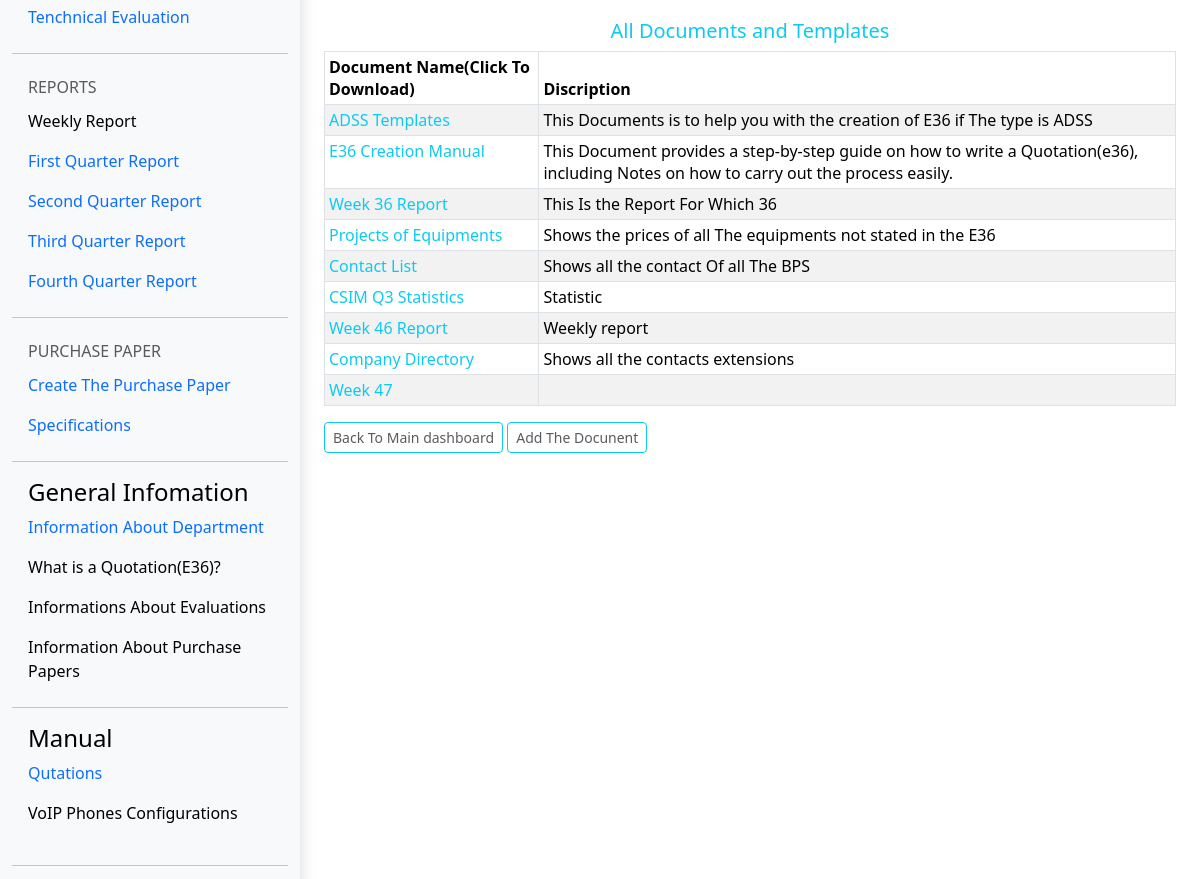
/dashboard/viewDocument (middle part), run on an earlier commit of the app's database.
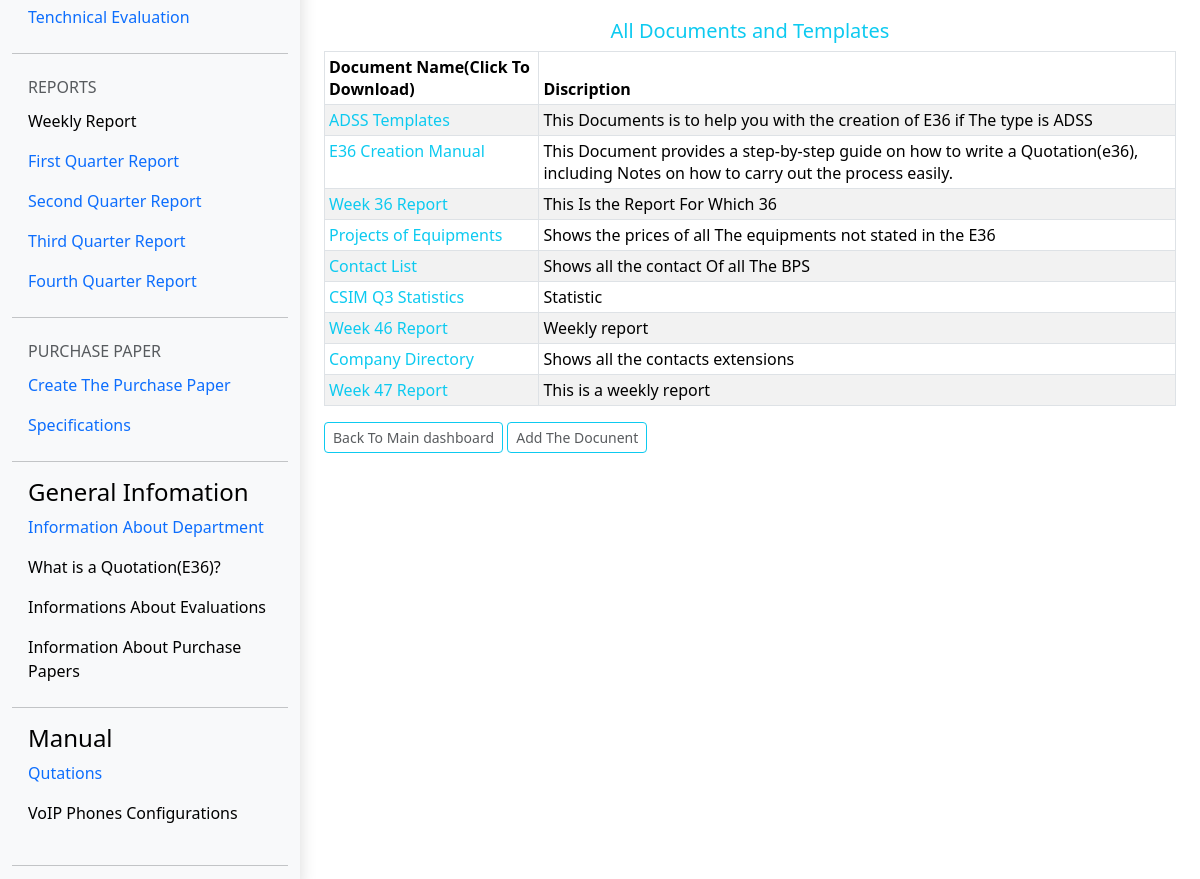
And on a later commit of the database.
### e36/models.py (models this page shows, shortened)
class Document(models.Model):
	File = models.FileField(_("Documents"), upload_to='', max_length=100,null=True)
	Name = models.CharField(max_length=50,null=True,blank=True)
	Created = models.DateTimeField(_("created at"), auto_now=True, auto_now_add=False ,null=True)
	Updated = models.DateTimeField(null=True,auto_now=False,auto_now_add=True)
	Created_by = models.OneToOneField(User, verbose_name=_("User Who Created The Document"), on_delete=models.CASCADE ,null=True)
	Discription = models.TextField(_("Discription"),null =True,blank=True)
	@property
	def FileUrl(self):
		try:
			url = self.File.url
		except:
				url = ''
		return url

### e36/views.py (the view)
# urls.py: path('viewDocument',views.ViewDocument , name='viewDocuments'),
def ViewDocument(request):
    content ={}
    content ={
       'Documents': Documents
   }
    return render(request, 'viewDocument.html', content)

### Templates/ViewDocument.html (shortened to what this page needs)
{% extends 'dashboard.html' %}
 {%block content%}
 {%load static%}
 {% load crispy_forms_tags %}
<head>
</head>
<body>
<main class="col-md-9 col-lg-10 align-content-center px-md-4"
     style="width: 75%">
          <div class=" text-start mt-1"
          >
          <br>
              <div class=" text-center">
                <h5  class=" text-info"> All Documents and Templates</h5>
              </div>
        <table class="table table-bordered table-striped table-sm">
          <thead>
            <tr class="bg-success">
              <th scope="col">Document Name(Click To Download)</th>
              <th scope="col">Discription</th>
            </tr>
          </thead>
          <tbody>
            {% for data  in Documents %}
            <tr >
              <td  ><a class="text-info nav-link navs-link fs-6" href="{{data.FileUrl}}">{{data.Name}}</a></td>
              <td >{{data.Discription}}</td>
            </tr>
            {%endfor%}
          </tbody>
        </table>
           <div>
            <button class="text-center btn btn-sm btn-outline-info"><a class="nav-link p-0 text-muted" href="{% url 'dashboard'%}">Back To Main dashboard</a></button>
            <button class="text-center btn btn-sm btn-outline-info"><a class="nav-link p-0 text-muted" href="{% url 'AddDocuments'%}">Add The Docunent</a></button>
           </div>
          </div>
 </main>
</body>
{%endblock content%}

What changed in the data, as far as the page shows it:
removed Document: Name "Week 47"
added Document: Name "Week 47 Report", Discription "This is a weekly report"
